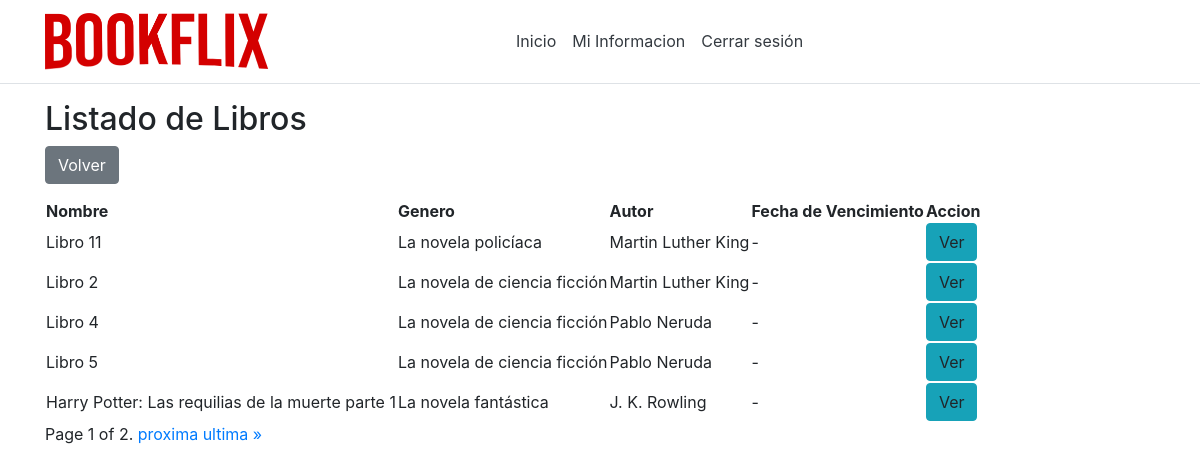
Screenshot of /listBooks/ (signed in) with the database file from the repository.
### app/models.py (models this page shows, shortened)
class Libro(models.Model):
    id = models.AutoField(primary_key=True)
    nombre = models.CharField(max_length=50,unique=True)
    isbn = models.IntegerField(unique=True)
    idAutor = models.ForeignKey(Autor,on_delete=models.CASCADE,null=True,blank=True)
    idGenero = models.ForeignKey(Genero,on_delete=models.CASCADE,null=True,blank=True)
    idEditorial = models.ForeignKey(Editorial,on_delete=models.CASCADE,null=True,blank=True)
    descripcion = models.CharField(max_length=1000)
    foto = models.ImageField(upload_to='images/',null=True,blank=True)
    vistos = models.IntegerField(null=True, default=0)
    ultimoCapitulo = models.BooleanField(default=False)
    fechaLanzamientoFinal = models.DateField(null=True)
    fechaVencimientoFinal = models.DateField(null=True)

class Genero(models.Model):
    id = models.AutoField(primary_key=True)
    nombre = models.CharField(max_length=50,unique=True)
    def __str__(self):
        return self.nombre

class Autor(models.Model):
    id = models.AutoField(primary_key=True)
    nombre = models.CharField(max_length=50,unique=True)
    def __str__(self):
        return self.nombre

### app/views.py (the view)
# urls.py: path('listBooks/', views.listBooks),
def listBooks(request):
    libros = Libro.objects.all().order_by('vistos')
    capitulos = Capitulo.objects.all()
    paginator = Paginator(libros, 5)
    page_number = request.GET.get('page')
    page_obj = paginator.get_page(page_number)
    return render(request, "shared/listOfBooks.html", {'libros': page_obj, 'capitulos': capitulos})

### app/models.py (called while the page is built)
    @property
    def is_active(self):
        return self.active

    @property
    def is_superuser(self):
        return self.superuser

### app/templates/shared/listOfBooks.html (shortened to what this page needs)
{% extends 'default/layout.html' %}
{% block suscriptor %}
<h2>Listado de Libros</h2>
<form method="get" action="/inicio">
    <button class="btn btn-secondary" type="submit">Volver</button>
</form>
<table>
    <thead>
        <tr>
            <th>Nombre</th>
            <th>Genero</th>
            <th>Autor</th>
            <th>Fecha de Vencimiento</th>
            <th>Accion</th>
        </tr>
    </thead>
    <tbody>
        {% for libro in libros %}
        <tr>
            <td>{{ libro.nombre }}</td>
            <td>{{ libro.idGenero }}</td>
            <td>{{ libro.idAutor }}</td>
            <td>-</td>
            <td><a class="btn btn-info" role="button" >Ver</a></td>
        {% endfor %}
    </tbody>
</table>
<div class="pagination">
    <span class="step-links">
        <span class="current">
            Page {{ libros.number }} of {{ libros.paginator.num_pages }}.
        </span>
        {% if libros.has_next %}
            <a href="?page={{ libros.next_page_number }}">proxima</a>
            <a href="?page={{ libros.paginator.num_pages }}">ultima &raquo;</a>
        {% endif %}
    </span>
</div>
{% endblock %}

### rows the page displays
Libro: nombre "Libro 11", idGenero "La novela policíaca", idAutor "Martin Luther King"
Libro: nombre "Libro 2", idGenero "La novela de ciencia ficción", idAutor "Martin Luther King"
Libro: nombre "Libro 4", idGenero "La novela de ciencia ficción", idAutor "Pablo Neruda"
Libro: nombre "Libro 5", idGenero "La novela de ciencia ficción", idAutor "Pablo Neruda"
Libro: nombre "Harry Potter: Las requilias de la muerte parte 1", idGenero "La novela fantástica", idAutor "J. K. Rowling"

### other values shown
{{ libros.number }} "1"
{{ libros.paginator.num_pages }} "2"
